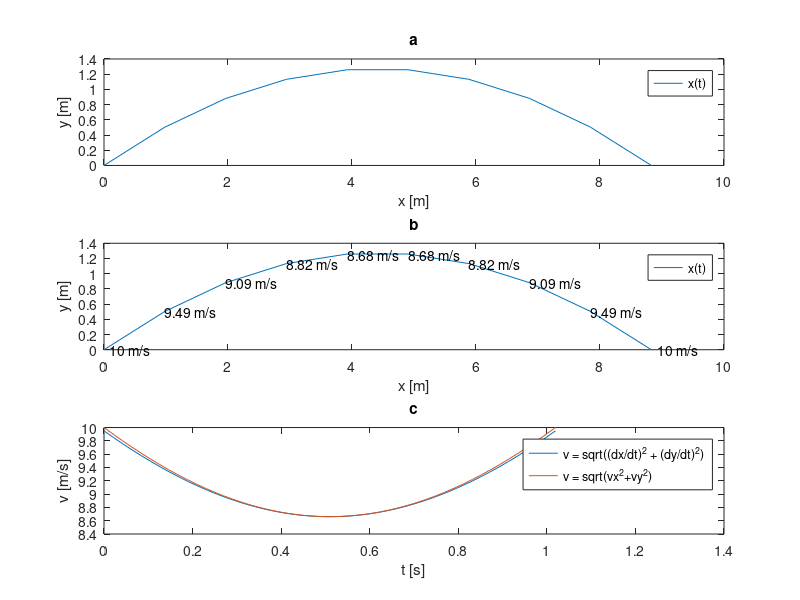

Recreate this plot in MATLAB.
#obliczenia
v0 = 10;
kat = deg2rad(30);
g = 9.81;
vx = v0 * cos(kat);
vy0 = v0 * sin(kat);
zasieg = (v0^2*sin(2*kat))/g;
x = linspace(0,zasieg,10);
y = (x.*tan(kat))-(g*x.^2/(2*v0^2*cos(kat)^2));
czas = (2*vy0)/g;
t = linspace(0,czas,10);
vy = v0*sin(kat)-g.*t;
v = sqrt(vx^2+vy.^2);

#A
subplot(3,1,1);
plot(x,y);
hold on;
#quiver(x,y,vx/20,0,1);
#quiver(x,y,0,vy/20,1);
#quiver(x,y,vx/20,vy/20,1);

xlabel('x [m]');
ylabel('y [m]');
title('a');
legend('x(t)','v_x(t)','v_y(t)','v(t)');
hold off;

#B
subplot(3,1,2);
plot(x,y);
hold on;
%quiver(x,y,vx/20,vy/20,1);
text(x,y,strcat(num2str(round(100.*v')./100),' m/s'));

xlabel('x [m]');
ylabel('y [m]');
title('b');
legend('x(t)', 'v(t)');
hold off;

#C
x = linspace(0,zasieg,50);
y = (x.*tan(kat))-(g*x.^2/(2*v0^2*cos(kat)^2));
t = linspace(0,czas,50);
vy = vy0 - g.*t;
v = sqrt(vx^2+vy.^2);

v_poch = sqrt((diff(x)./diff(t)).^2 + ((diff(y)./diff(t)).^2));
t = linspace(0,czas,49);

subplot(3,1,3);
plot(t,v_poch);
hold on;
t = linspace(0,czas,50);
plot(t,v);

xlabel('t [s]');
ylabel('v [m/s]');
title('c');
legend('v = sqrt((dx/dt)^2 + (dy/dt)^2)', 'v = sqrt(vx^2+vy^2)');
hold off;